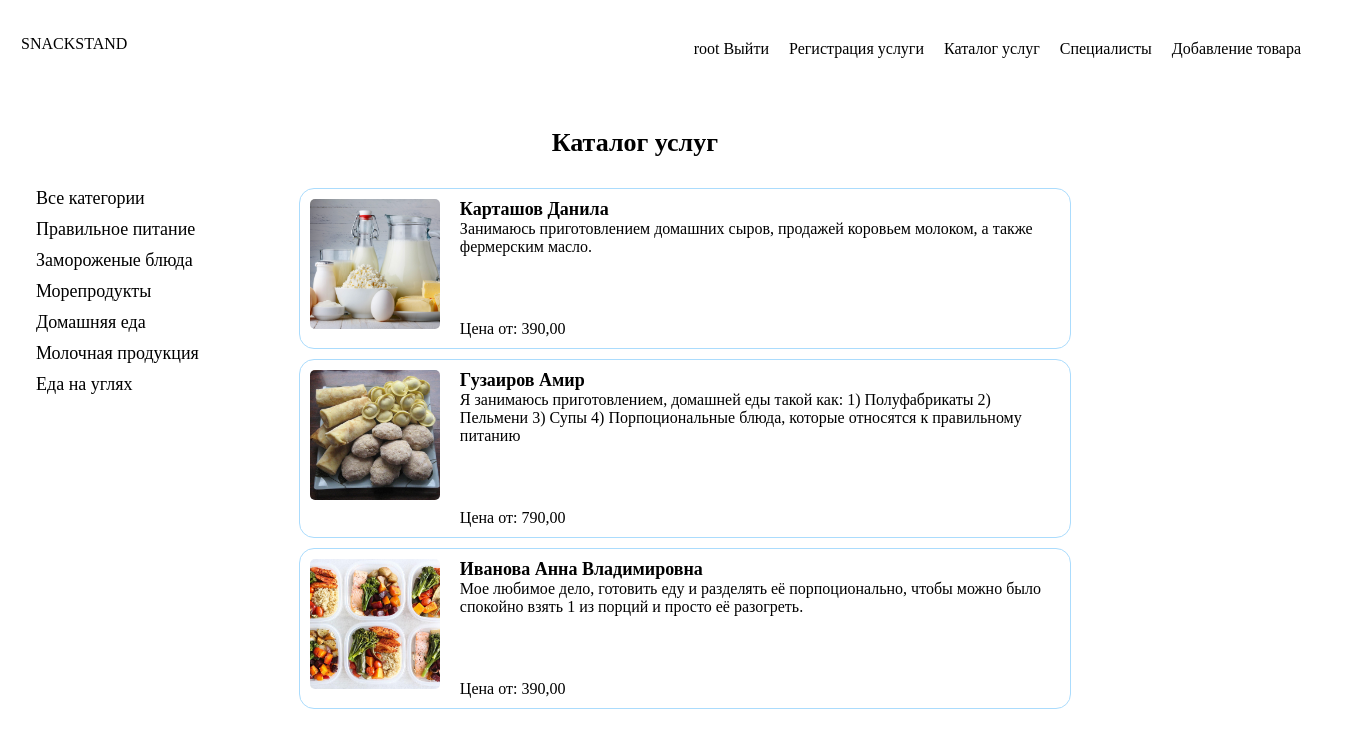
The app's page /catalog/category/domashnyaya-eda/ (signed in) with its own data.
### account/models.py (models this page shows, shortened)
class User(AbstractUser):
    photo = models.ImageField(upload_to='users/%Y/%m/%d/', default=None, blank=True, null=True,
                              verbose_name='Фотография')
    class Meta:
        verbose_name = 'Пользователь'
        verbose_name_plural = 'Пользователи'

### catalog/models.py (models this page shows, shortened)
class Category(models.Model):
    name = models.CharField("Название категории", max_length=100, unique=True, )
    slug = models.SlugField(max_length=80, unique=True, null=True, db_index=True, verbose_name="URL")
    class Meta:
        db_table = 'category'
        verbose_name = "Категорию"
        verbose_name_plural = "Категории"

class Service(models.Model):
    name = models.CharField("ФИО", max_length=100)
    slug = models.SlugField(max_length=255, unique=True, db_index=True, verbose_name="URL")
    description = models.TextField("Описание")
    photo = models.ImageField("Фото", upload_to='media/products')
    price = models.DecimalField("Цена", max_digits=10, decimal_places=2)
    category = models.ManyToManyField(Category, blank=True, verbose_name="Категория")
    class Meta:
        verbose_name = "Услуга"
        verbose_name_plural = "Услуги"

### catalog/views.py (the view)
# urls.py: path('category/<slug:cat_slug>/', views.ShowCategoryView.as_view(), name='category'),
class ShowCategoryView(ListView):
    model = Service
    template_name = 'catalog/catalog.html'
    context_object_name = 'posts'
    def get_queryset(self):
        return Service.objects.filter(category__slug=self.kwargs['cat_slug'])
    def get_context_data(self, **kwargs):
        context = super().get_context_data(**kwargs)
        context['categories'] = Category.objects.all()
        return context

### catalog/templates/catalog/catalog.html (shortened to what this page needs)
{% extends "base.html" %}
{% load static %}
{% block content %}
    <section class="catalog-container">
        <ul class="select-menu">
            <li><a class="" href="{% url "catalog:index" %}">Все категории</a></li>
            {% for category in categories %}
                <li><a class="" href="{% url "catalog:category" category.slug %}">{{ category.name }}</a></li>
            {% endfor %}
        </ul>
    <div class="catalog1">
    <h2 class="Name-catalog">Каталог услуг</h2>
        <div class="catalog">
            <a href="{% url 'company' %}">
            {% for datum in posts %}
                <div class="catalog-item">
                    <div class="catalog-fotos">
                        <img class="cover" src="{{ datum.photo.url }}" alt="{{ datum.photo.name }}">
                    </div>
                    <div class="catalog-content">
                        <p class="name">{{ datum.name }}</p>
                        <p class="truncate">{{ datum.description }}</p>
                        <ul>
                            <li class="price">Цена от: {{ datum.price }}</li>
                        </ul>
                    </div>
                </div>
            {% endfor %}
            </a>
        </div>
    </div>
    </section>
{% endblock %}

### templates/base.html (shortened to what this page needs)
{% load static %}
<!DOCTYPE html>
<html lang="en">
<head>
    <link rel="stylesheet" type="text/css" href="{% static 'css/style.css' %}">
</head>
<body>
<header>
    <div class="contik">
        <a href="{% url "home" %}">SNACKSTAND</a>
        <div class="search-container">
            <nav class="navigation">
                <ul class="navigation-content">
                    {% if user.is_authenticated %}
                        <li> {{ user.username }} <a href="{% url "account:logout" %}">Выйти</a></li>
                    {% else %}
                        <ul class="navigation-content-position">
                        <li><a href=    "{% url "account:login" %}">Войти</a><a href="{% url "account:registration" %}">Регистрация</a>
                        </li>
                    {% endif %}
                    <li><a href="{% url "account:organisation" %}">Регистрация услуги</a></li>
                    <li><a href="{% url "catalog:index" %}">Каталог услуг</a></li>
                    <li><a href="{% url "company" %}">Специалисты</a></li>
                    <li><a href="{% url "catalog:add_service" %}">Добавление товара</a></li>
                    </ul>
            </nav>
        </div>
    </div>
</header>
<main>
    {% block content %}
    {% endblock %}
</main>
</body>
</html>

### static/css/style.css (style rules this page uses)
* { padding: 0; margin: 0; }
.navigation { display: flex; align-items: center; justify-content: space-between; margin-top: 10px; }
.navigation-content { display: flex; margin: 20px; list-style: none; float: left; }
nav { display: block; }
.navigation-content a { text-decoration: none; margin-right: 20px; }
section { padding: 0 15px; }
.Name-catalog { margin: 0 0 20px 0; text-align: center; font-size: 26px; }
.catalog { display: grid; justify-content: space-between; align-items: center; margin-left: 100px; }
.catalog-container { display: flex; justify-content: start; margin-top: 50px; }
.catalog-content { padding: 10px; }
.catalog-content ul { list-style: none; margin-top: 64px; display: flex; }
.catalog-item { display: flex; border-radius: 15px; margin-top: 10px; border: 1px #ABDCFD solid; }
.catalog-item img { width: 130px; height: 130px; object-fit: cover; border-radius: 10%; padding: 10px; }
.name { font-size: 18px; font-weight: bold; }
.truncate { overflow: hidden; text-overflow: ellipsis; word-wrap: break-word; width: 600px; }
main { width: 1320px; margin-left: auto; margin-right: auto; padding-left: 16px; padding-right: 16px; }
.contik { max-width: 1320px; margin-left: auto; margin-right: auto; padding: 10px 16px 0 16px; display: flex; justify-content: space-between; align-items: center; }
.search-container { margin-left: 30px; align-items: flex-end; justify-content: right; display: inline-flex; }
.select-menu { margin-top: 60px; }
.select-menu li { list-style: none; font-size: 18px; padding: 0 0 10px 0; }
a { text-decoration: none; color: black; }
h2 { margin-top: 2%; margin-bottom: 30px; }

### records on screen
User: username "root"
Category: name "Правильное питание"
Category: name "Замороженые блюда"
Category: name "Морепродукты"
Category: name "Домашняя еда"
Category: name "Молочная продукция"
Category: name "Еда на углях"
Service: photo (picture), name "Карташов Данила", description "Занимаюсь приготовлением домашних сыров, продажей коровьем молоком, а также фермерским масло.", price "390,00"
Service: photo (picture), name "Гузаиров Амир", description "Я занимаюсь приготовлением, домашней еды такой как: 1) Полуфабрикаты 2) Пельмени 3) Супы 4) Порпоциональные блюда, которые относятся к правильному питанию", price "790,00"
Service: photo (picture), name "Иванова Анна Владимировна", description "Мое любимое дело, готовить еду и разделять её порпоционально, чтобы можно было спокойно взять 1 из порций и просто её разогреть.", price "390,00"
